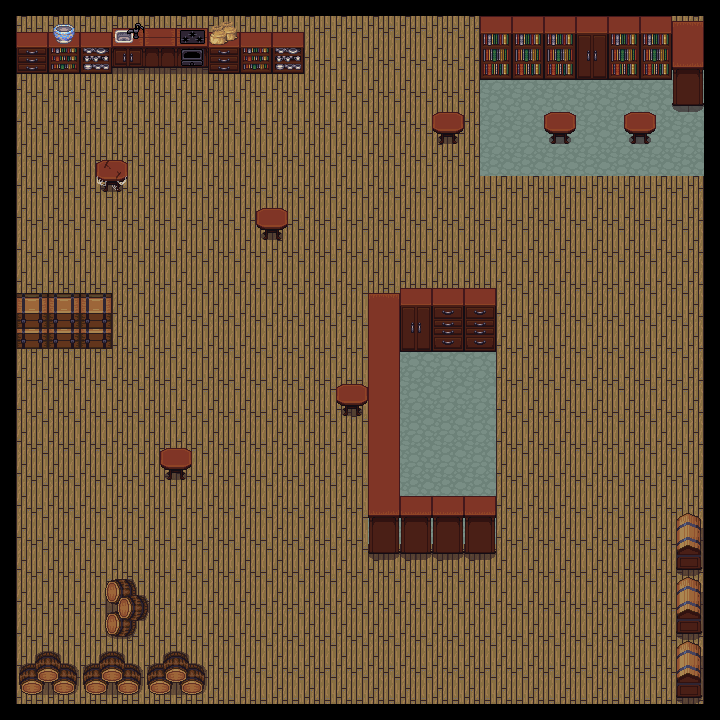

A level layout from a 2D game, rendered from its tile map. Below: a short description, then the map file with tile-grid data replaced by summaries:
An orthogonal 45x45 tile map with 16x16 px tiles, 2 tile layers (Background, Foreground), 2 tilesets and 23 objects.

<map version="1.2" tiledversion="1.2.1" orientation="orthogonal" renderorder="right-down" width="45" height="45" tilewidth="16" tileheight="16" infinite="0" nextlayerid="4" nextobjectid="37">
 <tileset firstgid="1" source="dungeon tileset calciumtrice.tsx" />
 <tileset firstgid="1051" source="interior.tsx" />
 <layer id="1" name="Background" width="45" height="45">
  <data>[2025 cells, 2025 non-empty, 8 distinct tile ids]</data>
 </layer>
 <layer id="2" name="Foreground" width="45" height="45">
  <data>[2025 cells, 524 non-empty, 127 distinct tile ids]</data>
 </layer>
 <objectgroup id="3" name="collisionLayer">
  <object id="1" x="0" y="0" width="720" height="17" />
  <object id="2" x="703" y="17" width="17" height="702" />
  <object id="3" x="2" y="706" width="701" height="13" />
  <object id="5" x="-1" y="17" width="17" height="689" />
  <object id="6" x="15" y="291" width="98" height="57" />
  <object id="7" x="15" y="17" width="287" height="55" />
  <object id="8" x="478" y="16" width="225" height="62" />
  <object id="9" x="672" y="78" width="31" height="29" />
  <object id="10" x="401" y="286" width="93" height="64" />
  <object id="11" x="368" y="293" width="31" height="259" />
  <object id="12" x="399" y="497" width="97" height="55" />
  <object id="13" x="677" y="519" width="25" height="47" />
  <object id="14" x="676" y="583" width="26" height="48" />
  <object id="15" x="677" y="647" width="25" height="48" />
  <object id="18" x="18" y="667" width="184" height="23" />
  <object id="19" x="107" y="579" width="28" height="56" />
  <object id="30" x="97" y="160" width="30" height="27" />
  <object id="31" x="258" y="207.5" width="30" height="27" />
  <object id="32" x="434" y="112.5" width="30" height="27" />
  <object id="33" x="545" y="111.5" width="30" height="27" />
  <object id="34" x="625" y="112.5" width="30" height="27" />
  <object id="35" x="337" y="381.5" width="30" height="27" />
  <object id="36" x="161" y="448.5" width="30" height="27" />
 </objectgroup>
</map>
